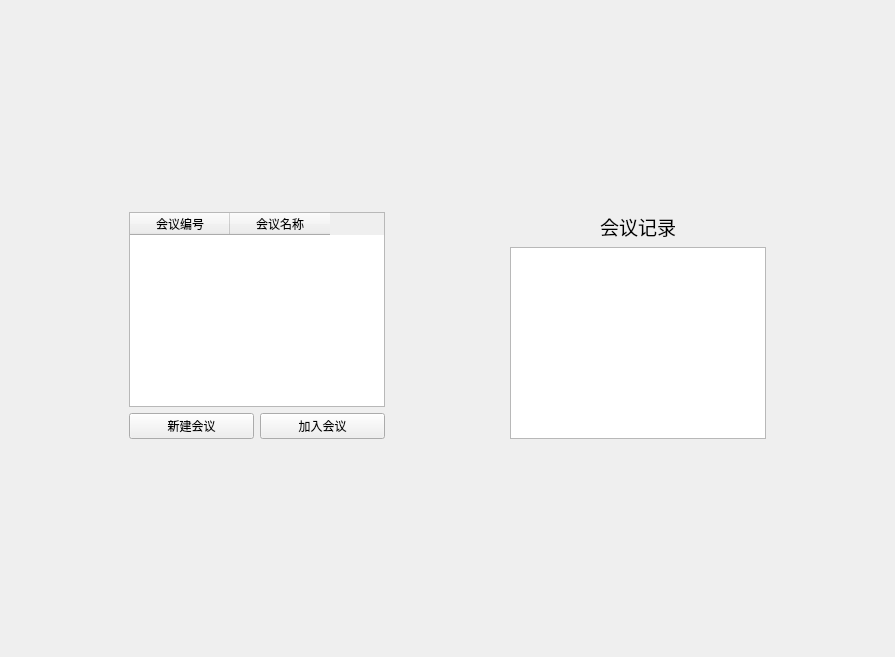
<?xml version="1.0" encoding="UTF-8"?>
<ui version="4.0">
 <class>MeetiingMenu</class>
 <widget class="QWidget" name="MeetiingMenu">
  <property name="geometry">
   <rect>
    <x>0</x>
    <y>0</y>
    <width>895</width>
    <height>657</height>
   </rect>
  </property>
  <property name="windowTitle">
   <string>Form</string>
  </property>
  <layout class="QVBoxLayout" name="verticalLayout_4">
   <item>
    <layout class="QVBoxLayout" name="verticalLayout_3">
     <item>
      <spacer name="verticalSpacer">
       <property name="orientation">
        <enum>Qt::Vertical</enum>
       </property>
       <property name="sizeHint" stdset="0">
        <size>
         <width>20</width>
         <height>40</height>
        </size>
       </property>
      </spacer>
     </item>
     <item>
      <layout class="QHBoxLayout" name="horizontalLayout_3">
       <item>
        <spacer name="horizontalSpacer_4">
         <property name="orientation">
          <enum>Qt::Horizontal</enum>
         </property>
         <property name="sizeHint" stdset="0">
          <size>
           <width>40</width>
           <height>20</height>
          </size>
         </property>
        </spacer>
       </item>
       <item>
        <layout class="QVBoxLayout" name="verticalLayout_2">
         <item>
          <widget class="QTableWidget" name="tableWidget_meetingList">
           <column>
            <property name="text">
             <string>会议编号</string>
            </property>
           </column>
           <column>
            <property name="text">
             <string>会议名称</string>
            </property>
           </column>
          </widget>
         </item>
         <item>
          <layout class="QHBoxLayout" name="horizontalLayout_2">
           <item>
            <widget class="QPushButton" name="pb_addmeet">
             <property name="text">
              <string>新建会议</string>
             </property>
            </widget>
           </item>
           <item>
            <widget class="QPushButton" name="pb_joinmeet">
             <property name="text">
              <string>加入会议</string>
             </property>
            </widget>
           </item>
          </layout>
         </item>
        </layout>
       </item>
       <item>
        <spacer name="horizontalSpacer_3">
         <property name="orientation">
          <enum>Qt::Horizontal</enum>
         </property>
         <property name="sizeHint" stdset="0">
          <size>
           <width>40</width>
           <height>20</height>
          </size>
         </property>
        </spacer>
       </item>
       <item>
        <layout class="QVBoxLayout" name="verticalLayout">
         <item>
          <layout class="QHBoxLayout" name="horizontalLayout">
           <item>
            <spacer name="horizontalSpacer">
             <property name="orientation">
              <enum>Qt::Horizontal</enum>
             </property>
             <property name="sizeHint" stdset="0">
              <size>
               <width>40</width>
               <height>20</height>
              </size>
             </property>
            </spacer>
           </item>
           <item>
            <widget class="QLabel" name="histroy">
             <property name="font">
              <font>
               <pointsize>14</pointsize>
              </font>
             </property>
             <property name="text">
              <string>会议记录</string>
             </property>
             <property name="indent">
              <number>0</number>
             </property>
            </widget>
           </item>
           <item>
            <spacer name="horizontalSpacer_2">
             <property name="orientation">
              <enum>Qt::Horizontal</enum>
             </property>
             <property name="sizeHint" stdset="0">
              <size>
               <width>40</width>
               <height>20</height>
              </size>
             </property>
            </spacer>
           </item>
          </layout>
         </item>
         <item>
          <widget class="QListView" name="listView"/>
         </item>
        </layout>
       </item>
       <item>
        <spacer name="horizontalSpacer_5">
         <property name="orientation">
          <enum>Qt::Horizontal</enum>
         </property>
         <property name="sizeHint" stdset="0">
          <size>
           <width>40</width>
           <height>20</height>
          </size>
         </property>
        </spacer>
       </item>
      </layout>
     </item>
     <item>
      <spacer name="verticalSpacer_2">
       <property name="orientation">
        <enum>Qt::Vertical</enum>
       </property>
       <property name="sizeHint" stdset="0">
        <size>
         <width>20</width>
         <height>40</height>
        </size>
       </property>
      </spacer>
     </item>
    </layout>
   </item>
   <item>
    <widget class="QFrame" name="frame">
     <property name="minimumSize">
      <size>
       <width>700</width>
       <height>0</height>
      </size>
     </property>
     <property name="frameShape">
      <enum>QFrame::StyledPanel</enum>
     </property>
     <property name="frameShadow">
      <enum>QFrame::Raised</enum>
     </property>
    </widget>
   </item>
  </layout>
 </widget>
 <resources/>
 <connections/>
</ui>
